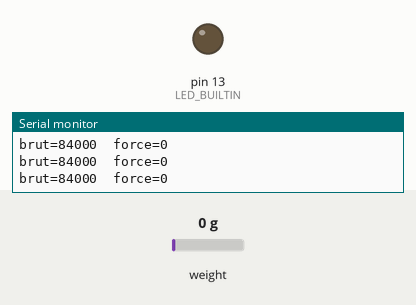
A sketch run on a simulated Arduino Uno, built with avr-gcc and run on an emulated ATmega328P. Parts: output pins drawn as LEDs (lit = HIGH), the last lines printed to the serial monitor. Wiring (inferred from the names in the program): HX711 load-cell converter: data A0; SCK A1. The test bench sets the inputs (shaded band); at power-on: weight on the scale 0 g. Pins used as bus, display or sensor lines are not drawn.

Above: at 3.1 s.
3.2 s: weight on the scale set to 2 g
At 4.2 s:
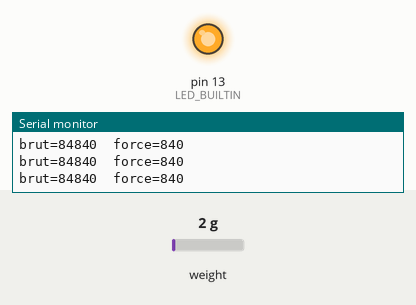
Timing chart, 0 to 6.2 s (numbered marks = the images above; inputs shaded):
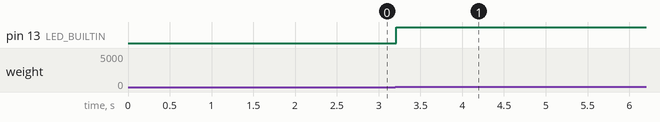

Measured:
- the behaviour switches between 0 and 1 g on weight on the scale (found by bisection; images 0 and 1)
- after the input at 3.2 s, pin 13 (LED_BUILTIN): LOW → HIGH at once

The sketch:

test_loadcell.ino
```cpp
// Test du load cell + HX711
// Marche sur TOUTES les cartes Arduino (Uno, Nano, Pro Micro, Leonardo...).
//
// 1. Ouvre ce fichier dans Arduino IDE
// 2. Outils > Carte : choisis ta carte
// 3. Outils > Port : choisis le port USB de l'Arduino
// 4. Croquis > Téléverser
// 5. Outils > Moniteur série, 115200 bauds
// 6. Laisse le frein à main au repos 2 secondes (tare auto)
// 7. Tire à fond, note la valeur "force" MAX. C'est RAW_MAX pour le firmware.

const int HX711_DOUT = A0;  // DT du HX711
const int HX711_SCK = A1;   // SCK du HX711

// Inverse si la valeur descend quand tu tires
const bool INVERT = false;

long offset = 0;

bool hx711Ready(unsigned long timeoutMs) {
  unsigned long start = millis();
  while (digitalRead(HX711_DOUT) == HIGH) {
    if (millis() - start > timeoutMs) {
      return false;
    }
  }
  return true;
}

long readHX711() {
  if (!hx711Ready(1000)) {
    return 0x7FFFFFFF;  // timeout = câblage HS
  }

  long value = 0;
  noInterrupts();
  for (int i = 0; i < 24; i++) {
    digitalWrite(HX711_SCK, HIGH);
    delayMicroseconds(1);
    value = (value << 1) | digitalRead(HX711_DOUT);
    digitalWrite(HX711_SCK, LOW);
    delayMicroseconds(1);
  }
  // 25e pulse = canal A, gain 128
  digitalWrite(HX711_SCK, HIGH);
  delayMicroseconds(1);
  digitalWrite(HX711_SCK, LOW);
  interrupts();

  if (value & 0x800000) {
    value |= ~0xFFFFFFL;
  }
  return value;
}

long readAverage(int samples) {
  long sum = 0;
  for (int i = 0; i < samples; i++) {
    long v = readHX711();
    if (v == 0x7FFFFFFF) {
      return v;
    }
    sum += v;
  }
  return sum / samples;
}

void setup() {
  pinMode(HX711_DOUT, INPUT);
  pinMode(HX711_SCK, OUTPUT);
  digitalWrite(HX711_SCK, LOW);
  pinMode(LED_BUILTIN, OUTPUT);

  Serial.begin(115200);
  while (!Serial && millis() < 3000) {
  }

  Serial.println(F("Tare... ne touche pas au levier"));
  delay(500);
  offset = readAverage(15);
  if (offset == 0x7FFFFFFF) {
    Serial.println(F("ERREUR: HX711 ne repond pas. Verifie DT/SCK/5V/GND."));
    while (true) {
      digitalWrite(LED_BUILTIN, millis() % 200 < 100);
    }
  }

  Serial.print(F("Offset: "));
  Serial.println(offset);
  Serial.println(F("Tire le levier. Note la valeur FORCE au max."));
}

void loop() {
  long raw = readHX711();
  if (raw == 0x7FFFFFFF) {
    Serial.println(F("Timeout HX711"));
    delay(200);
    return;
  }

  long force = raw - offset;
  if (INVERT) {
    force = -force;
  }

  Serial.print(F("brut="));
  Serial.print(raw);
  Serial.print(F("  force="));
  Serial.println(force);

  digitalWrite(LED_BUILTIN, force > 200);
  delay(80);
}
```
